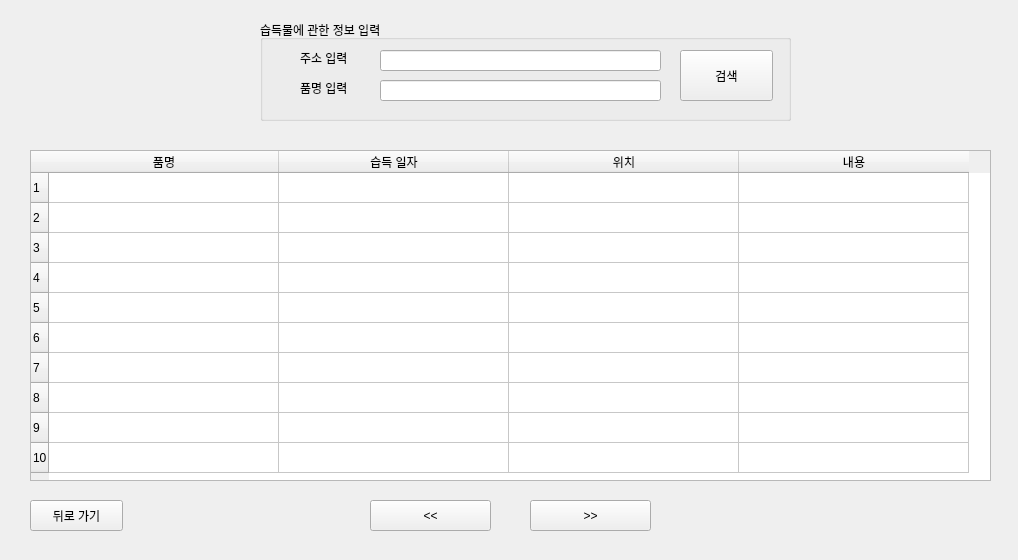
<?xml version="1.0" encoding="UTF-8"?>
<ui version="4.0">
 <class>Form</class>
 <widget class="QWidget" name="Form">
  <property name="geometry">
   <rect>
    <x>0</x>
    <y>0</y>
    <width>1018</width>
    <height>560</height>
   </rect>
  </property>
  <property name="windowTitle">
   <string>주소 기반 습득물 검색</string>
  </property>
  <widget class="QGroupBox" name="groupBox">
   <property name="geometry">
    <rect>
     <x>260</x>
     <y>20</y>
     <width>531</width>
     <height>101</height>
    </rect>
   </property>
   <property name="title">
    <string>습득물에 관한 정보 입력</string>
   </property>
   <widget class="QLineEdit" name="lineEdit_2">
    <property name="geometry">
     <rect>
      <x>120</x>
      <y>60</y>
      <width>281</width>
      <height>21</height>
     </rect>
    </property>
   </widget>
   <widget class="QLineEdit" name="lineEdit">
    <property name="geometry">
     <rect>
      <x>120</x>
      <y>30</y>
      <width>281</width>
      <height>21</height>
     </rect>
    </property>
   </widget>
   <widget class="QLabel" name="label">
    <property name="geometry">
     <rect>
      <x>40</x>
      <y>30</y>
      <width>64</width>
      <height>15</height>
     </rect>
    </property>
    <property name="text">
     <string>주소 입력</string>
    </property>
   </widget>
   <widget class="QLabel" name="label_2">
    <property name="geometry">
     <rect>
      <x>40</x>
      <y>60</y>
      <width>64</width>
      <height>15</height>
     </rect>
    </property>
    <property name="text">
     <string>품명 입력</string>
    </property>
   </widget>
   <widget class="QPushButton" name="pushButton">
    <property name="geometry">
     <rect>
      <x>420</x>
      <y>30</y>
      <width>93</width>
      <height>51</height>
     </rect>
    </property>
    <property name="text">
     <string>검색</string>
    </property>
   </widget>
  </widget>
  <widget class="QPushButton" name="pushButton_3">
   <property name="geometry">
    <rect>
     <x>530</x>
     <y>500</y>
     <width>121</width>
     <height>31</height>
    </rect>
   </property>
   <property name="text">
    <string>&gt;&gt;</string>
   </property>
  </widget>
  <widget class="QPushButton" name="pushButton_4">
   <property name="geometry">
    <rect>
     <x>370</x>
     <y>500</y>
     <width>121</width>
     <height>31</height>
    </rect>
   </property>
   <property name="text">
    <string>&lt;&lt;</string>
   </property>
  </widget>
  <widget class="QPushButton" name="pushButton_5">
   <property name="geometry">
    <rect>
     <x>30</x>
     <y>500</y>
     <width>93</width>
     <height>31</height>
    </rect>
   </property>
   <property name="text">
    <string>뒤로 가기</string>
   </property>
  </widget>
  <widget class="QTableWidget" name="tableWidget">
   <property name="geometry">
    <rect>
     <x>30</x>
     <y>150</y>
     <width>961</width>
     <height>331</height>
    </rect>
   </property>
   <attribute name="horizontalHeaderDefaultSectionSize">
    <number>230</number>
   </attribute>
   <row>
    <property name="text">
     <string>1</string>
    </property>
   </row>
   <row>
    <property name="text">
     <string>2</string>
    </property>
   </row>
   <row>
    <property name="text">
     <string>3</string>
    </property>
   </row>
   <row>
    <property name="text">
     <string>4</string>
    </property>
   </row>
   <row>
    <property name="text">
     <string>5</string>
    </property>
   </row>
   <row>
    <property name="text">
     <string>6</string>
    </property>
   </row>
   <row>
    <property name="text">
     <string>7</string>
    </property>
   </row>
   <row>
    <property name="text">
     <string>8</string>
    </property>
   </row>
   <row>
    <property name="text">
     <string>9</string>
    </property>
   </row>
   <row>
    <property name="text">
     <string>10</string>
    </property>
   </row>
   <column>
    <property name="text">
     <string>품명</string>
    </property>
   </column>
   <column>
    <property name="text">
     <string>습득 일자</string>
    </property>
   </column>
   <column>
    <property name="text">
     <string>위치</string>
    </property>
   </column>
   <column>
    <property name="text">
     <string>내용</string>
    </property>
   </column>
  </widget>
 </widget>
 <resources/>
 <connections>
  <connection>
   <sender>pushButton</sender>
   <signal>clicked()</signal>
   <receiver>Form</receiver>
   <slot>founds_addr_search()</slot>
   <hints>
    <hint type="sourcelabel">
     <x>479</x>
     <y>78</y>
    </hint>
    <hint type="destinationlabel">
     <x>464</x>
     <y>12</y>
    </hint>
   </hints>
  </connection>
  <connection>
   <sender>pushButton_3</sender>
   <signal>clicked()</signal>
   <receiver>Form</receiver>
   <slot>click_next()</slot>
   <hints>
    <hint type="sourcelabel">
     <x>482</x>
     <y>372</y>
    </hint>
    <hint type="destinationlabel">
     <x>464</x>
     <y>363</y>
    </hint>
   </hints>
  </connection>
  <connection>
   <sender>pushButton_4</sender>
   <signal>clicked()</signal>
   <receiver>Form</receiver>
   <slot>click_prev()</slot>
   <hints>
    <hint type="sourcelabel">
     <x>268</x>
     <y>368</y>
    </hint>
    <hint type="destinationlabel">
     <x>66</x>
     <y>364</y>
    </hint>
   </hints>
  </connection>
  <connection>
   <sender>pushButton_5</sender>
   <signal>clicked()</signal>
   <receiver>Form</receiver>
   <slot>click_back()</slot>
   <hints>
    <hint type="sourcelabel">
     <x>38</x>
     <y>376</y>
    </hint>
    <hint type="destinationlabel">
     <x>30</x>
     <y>384</y>
    </hint>
   </hints>
  </connection>
  <connection>
   <sender>tableWidget</sender>
   <signal>cellClicked(int,int)</signal>
   <receiver>Form</receiver>
   <slot>founds_print_detail(int,int)</slot>
   <hints>
    <hint type="sourcelabel">
     <x>73</x>
     <y>256</y>
    </hint>
    <hint type="destinationlabel">
     <x>72</x>
     <y>68</y>
    </hint>
   </hints>
  </connection>
 </connections>
 <slots>
  <slot>founds_addr_search()</slot>
  <slot>click_next()</slot>
  <slot>click_prev()</slot>
  <slot>founds_print_detail(int,int)</slot>
  <slot>click_quit()</slot>
  <slot>click_back()</slot>
 </slots>
</ui>
